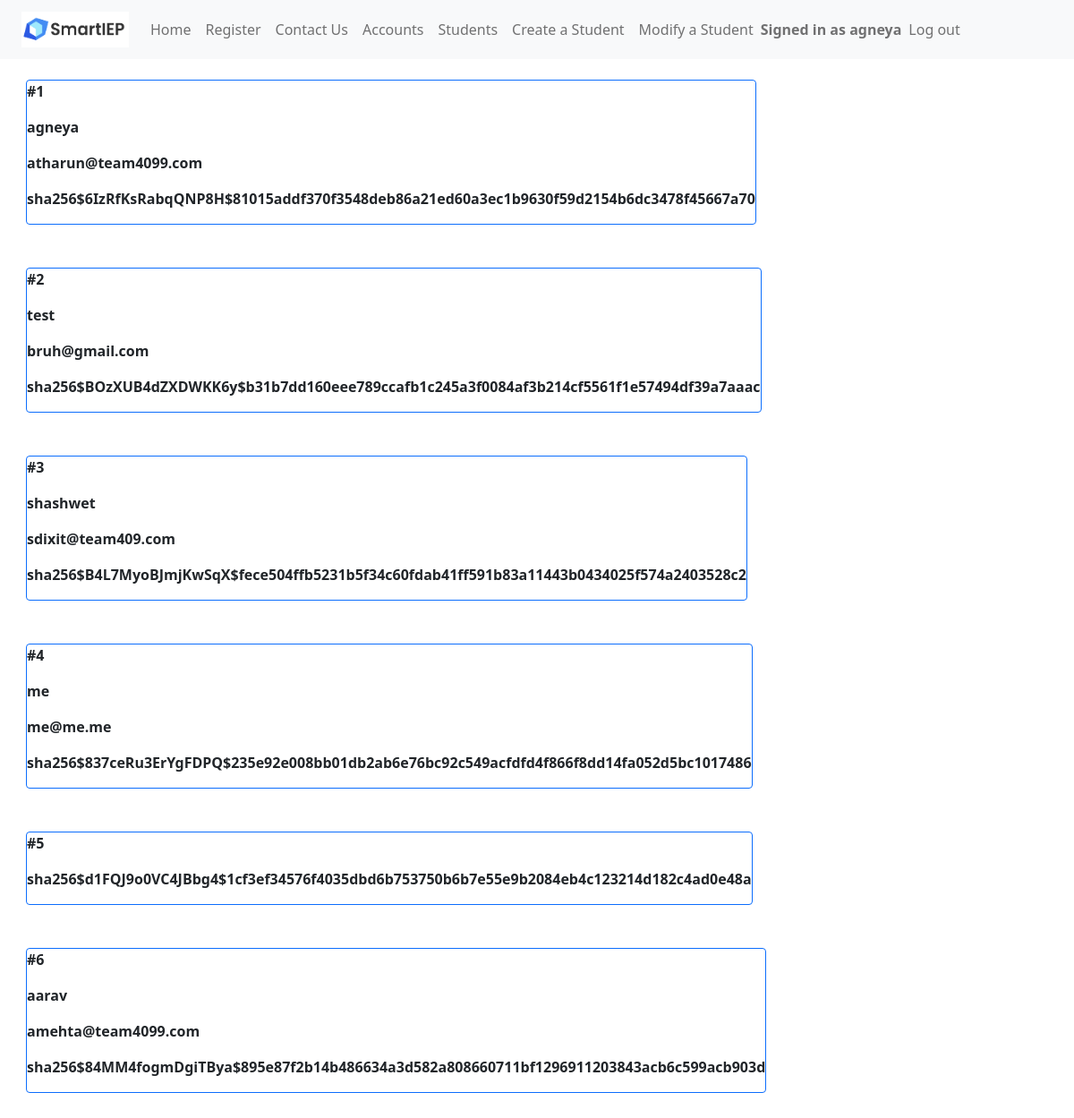
The page /accounts (signed in) on the database its author committed.
### app.py (models this page shows, shortened)
class Accounts(UserMixin, db.Model):
	__tablename__ = 'accounts'
	account_id = db.Column(db.Integer, primary_key=True)
	callname = db.Column(db.String(200),nullable=False)
	username = db.Column(db.String(200),nullable=False)
	password = db.Column(db.String(200),nullable=False)

### app.py (the view)
@main.route("/accounts")
@login_required
def accounts():
	accounts = Accounts.query.all()
	return render_template('accounts.html',accounts=accounts)

### app.py (called while the page is built)
@login_manager.user_loader
def load_user(account_id):
    return Accounts.query.get(int(account_id))

@app.context_processor
def utility_processor():
	def parse_tasks(newData):
		if (newData != ""):
			goalArrays = []
			for i in range(MAX_GOALS):
				goalArrays.append([])
			parts = newData[:-1].split(";")
			counter = 0
			for part in parts:
				if part[1] == "[":
					part = re.sub("\[.*?\]","[]",part)
					part = part.replace("[","").replace("]","")
					goalArrays[counter].append(part)
					counter = counter + 1
			for part in parts:
				if part[1] == "(":
					goalKey = int(part[part.find("(")+1:part.find(")")])
					part = re.sub("\(.*?\)","()",part)
					part = part.replace("(","").replace(")","")
					goalArrays[goalKey].append(part)
			return goalArrays
		else:
			return []
	return dict(parse_tasks=parse_tasks)

### templates/accounts.html (shortened to what this page needs)
<!DOCTYPE html>
<html lang="en">
    <head>
        <link href="https://cdn.jsdelivr.net/npm/bootstrap@5.0.2/dist/css/bootstrap.min.css" rel="stylesheet">
    </head>
    <header>
      {% include 'nav.html' %}
    </header>
    <body>
        <div class="content">
            {% for account in accounts %}
                <div class="m-4 border border-primary rounded">
                    <p><b>#{{ account.account_id }}</b></p>
                    <p><b>{{ account.callname }}</b></p>
                    <p><b>{{ account.username }}</b></p>
                    <p><b>{{ account.password }}</b></p>
                </div>
            {% endfor %}
        </div>
    </body>
</html>

### templates/nav.html (shortened to what this page needs)
<nav class="px-4 navbar fixed-top navbar-expand-lg navbar-light bg-light">
    <a class="navbar-brand" href="/"><img src="static\smartieplogo.png" width="120" height="40"></a>
    <div>
      <ul class="navbar-nav mr-auto">
        <li class="nav-item active">
          <a class="nav-link" href="/signin">Home</a>
        </li>
        <li class="nav-item">
          <a class="nav-link" href="/register">Register</a>
        </li>
        <li class="nav-item">
          <a class="nav-link" href="/contactus">Contact Us</a>
        </li>
        {% if current_user.is_authenticated %}
        <li class="nav-item">
          <a class="nav-link" href="/accounts">Accounts</a>
        </li>
        <li class="nav-item">
          <a class="nav-link" href="/students">Students</a>
        </li>
        <li class="nav-item">
          <a class="nav-link" href="/createstudent">Create a Student</a>
        </li>
        <li class="nav-item">
          <a class="nav-link" href="/modifystudent">Modify a Student</a>
        </li>
        <span class="navbar-text navbar-right">
          <b>Signed in as {{ current_user.callname }}</b>
        </span>
        <li class="nav-item">
          <a class="nav-link" href="/logout">Log out</a>
        </li>
      </ul>
        {% endif %}
    </div>
  </nav>

### templates/accounts.html (style rules this page uses)
.content { margin: 5px; width: 100%; display: flex; flex-direction: row; flex-wrap: wrap; }
body { padding-top: 60px; }

### rows shown on the page
Accounts: callname "agneya", account_id "1", username "atharun@team4099.com", password "sha256$6IzRfKsRabqQNP8H$81015addf370f3548deb86a21ed60a3ec1b9630f59d2154b6dc3478f45667a70"
Accounts: account_id "2", callname "test", username "bruh@gmail.com", password "sha256$BOzXUB4dZXDWKK6y$b31b7dd160eee789ccafb1c245a3f0084af3b214cf5561f1e57494df39a7aaac"
Accounts: account_id "3", callname "shashwet", username "sdixit@team409.com", password "sha256$B4L7MyoBJmjKwSqX$fece504ffb5231b5f34c60fdab41ff591b83a11443b0434025f574a2403528c2"
Accounts: account_id "4", callname "me", username "me@me.me", password "sha256$837ceRu3ErYgFDPQ$235e92e008bb01db2ab6e76bc92c549acfdfd4f866f8dd14fa052d5bc1017486"
Accounts: account_id "5", password "sha256$d1FQJ9o0VC4JBbg4$1cf3ef34576f4035dbd6b753750b6b7e55e9b2084eb4c123214d182c4ad0e48a"
Accounts: account_id "6", callname "aarav", username "amehta@team4099.com", password "sha256$84MM4fogmDgiTBya$895e87f2b14b486634a3d582a808660711bf1296911203843acb6c599acb903d"
